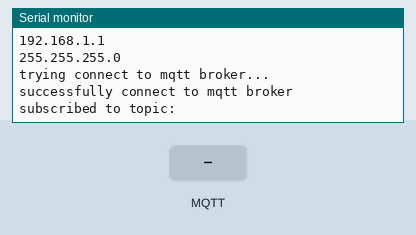
This sketch was run on a simulated ESP8266 (NodeMCU). Parts: the last lines printed to the serial monitor. Inputs (shaded band) come from the test bench. WiFi joins after 1.5 s; servers stay silent unless stated; storage starts empty; no MQTT or app messages arrive unless stated.

Above: at 2.7 s.
2.8 s: MQTT message "5" arrives on the first subscribed topic
At 3.5 s:
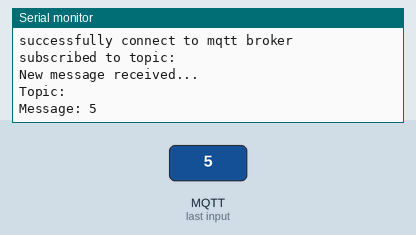
4.3 s: MQTT message "on" arrives on the first subscribed topic
At 5.5 s:
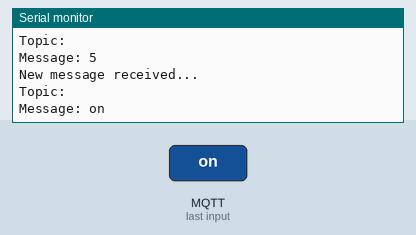
5.8 s: MQTT message "off" arrives on the first subscribed topic
At 7.0 s:
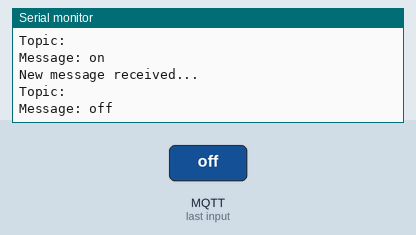

The sketch:

IotReceiveCommands.ino
```cpp
/**********************************************
 *
 *  Develop by Matheus Nascimento
 *  github.com/mtsbn
 *
 * *******************************************/


#include <FS.h>          // this needs to be first, or it all crashes and burns...
#include <WiFiManager.h> // https://github.com/tzapu/WiFiManager
#include <ArduinoJson.h> // https://github.com/bblanchon/ArduinoJson (version = 5.X)
#include <PubSubClient.h>

#ifdef ESP32
  #include <SPIFFS.h>
#endif

//comment this line if not debugging
#define DEBUG

//define your default values of mqtt server here,
//if there are different values in config.json, they are overwritten.
char mqtt_server[40]    = ""; //put your mqtt server address here
char mqtt_port[6]       = ""; //put the port of your mqtt server here
char mqtt_user[20]      = ""; //put your mqtt user here
char mqtt_password[20]  = ""; //put the password of your user here
char mqtt_topic[30]     = ""; //put here the topic you want to subscribe
char mqtt_client[30]    = ""; //must be unique in mqtt broker


//wifi manager portal settings
char wifi_ssid[30] = "IoTDevice"; //put here the ssid you want in your smart device
char wifi_password[15] = "1q2w3e4r"; //put here the password to connect in your smart device
bool alwaysStartPortal = false; //if true, always show the portal for a while

//flag for saving data
bool shouldSaveConfig = false;

WiFiClient wifiClient;
PubSubClient MQTT(wifiClient);

void sLog(String message, bool line = true);

void setup() {
  initOutput();
  initSerial();
  setupSpiffs();
  initWifiManager();
  initMQTT();
}

void loop() {
  checkWifiAndMqtt();
  MQTT.loop();
}
```

Global.ino
```cpp
void checkWifiAndMqtt() {

  if (WiFi.status() != WL_CONNECTED) {
    ESP.restart();
  }

  if (!MQTT.connected()) {
    connectMQTT();
  }

}

void setupSpiffs(){
  //clean FS, for testing
   SPIFFS.format();

  //read configuration from FS json
  Serial.println("mounting FS...");

  if (SPIFFS.begin()) {
    sLog("mounted file system");
    if (SPIFFS.exists("/config.json")) {
      //file exists, reading and loading
      sLog("reading config file");
      File configFile = SPIFFS.open("/config.json", "r");
      if (configFile) {
        sLog("opened config file");
        size_t size = configFile.size();
        // Allocate a buffer to store contents of the file.
        std::unique_ptr<char[]> buf(new char[size]);

        configFile.readBytes(buf.get(), size);
        DynamicJsonBuffer jsonBuffer;
        JsonObject& json = jsonBuffer.parseObject(buf.get());
        json.printTo(Serial);
        if (json.success()) {
          sLog("\nparsed json");

          strcpy(mqtt_server, json["mqtt_server"]);
          strcpy(mqtt_port, json["mqtt_port"]);
          strcpy(mqtt_user, json["mqtt_user"]);
          strcpy(mqtt_password, json["mqtt_password"]);
          strcpy(mqtt_topic, json["mqtt_topic"]);

        } else {
          sLog("failed to load json config");
        }
      }
    }
  } else {
    sLog("failed to mount FS");
  }
  //end read
}
```

Mqtt.ino
```cpp
void initMQTT () {
  int convertedPort = atoi(mqtt_port);
  MQTT.setServer(mqtt_server, convertedPort);
  MQTT.setCallback(mqtt_callback);
}

void connectMQTT () {
  while (!MQTT.connected())
    {
        sLog("trying connect to mqtt broker... ", false);
        sLog(mqtt_server);
        bool mqttConnected = strlen(mqtt_user) > 0 ? MQTT.connect(mqtt_client, mqtt_user, mqtt_password) : MQTT.connect(mqtt_client);
        if (mqttConnected)
        {
            sLog("successfully connect to mqtt broker");
            MQTT.subscribe (mqtt_topic);
            sLog("subscribed to topic: ", false);
            sLog(mqtt_topic);
        }
        else
        {
            sLog("fail in connect to mqtt broker");
            sLog("trying again in 2 seconds");
            delay(2000);
        }
    }
}

void mqtt_callback(char* topic, byte* payload, unsigned int length)
{
    String msg;

    for(int i = 0; i < length; i++)
    {
       char c = (char)payload[i];
       msg += c;
    }

    sLog("New message received...");
    sLog("Topic: ", false);
    sLog(topic);
    sLog("Message: ", false);
    sLog(msg);

    //put the code for execute when receive mqtt message...
}
```

Network.ino
```cpp
//callback notifying us of the need to save config
void saveConfigCallback () {
  sLog("Should save config");
  shouldSaveConfig = true;
}

void initWifiManager() {

  WiFiManager wm;

  //set config save notify callback
  wm.setSaveConfigCallback(saveConfigCallback);

  // setup custom parameters
  // name / placeholder / default value / length
  WiFiManagerParameter custom_mqtt_server("server", "mqtt server", mqtt_server, 40);
  WiFiManagerParameter custom_mqtt_port("port", "mqtt port", mqtt_port, 6);
  WiFiManagerParameter custom_mqtt_user("user", "mqtt user", mqtt_user, 20);
  WiFiManagerParameter custom_mqtt_pass("pass", "mqtt password", mqtt_password, 20);
  WiFiManagerParameter custom_mqtt_topic("topic_sub", "mqtt topic", mqtt_topic, 30);

  wm.addParameter(&custom_mqtt_server);
  wm.addParameter(&custom_mqtt_port);
  wm.addParameter(&custom_mqtt_user);
  wm.addParameter(&custom_mqtt_pass);
  wm.addParameter(&custom_mqtt_topic);

  //reset settings - wipe credentials for testing
  //wm.resetSettings();

  //automatically connect using saved credentials if they exist
  //If connection fails it starts an access point
  if (!wm.autoConnect(wifi_ssid, wifi_password)) {
    sLog("failed to connect and hit timeout");
    delay(3000);
    // if we still have not connected restart and try all over again
    ESP.restart();
    delay(5000);
  }

  // always start configportal for a little while
  if (alwaysStartPortal) {
    wm.setConfigPortalTimeout(60);
    wm.startConfigPortal(wifi_ssid, wifi_password);
  }


  //if you get here you have connected to the WiFi
  sLog("wifi connected...");

  //read updated parameters
  strcpy(mqtt_server, custom_mqtt_server.getValue());
  strcpy(mqtt_port, custom_mqtt_port.getValue());
  strcpy(mqtt_user, custom_mqtt_user.getValue());
  strcpy(mqtt_password, custom_mqtt_pass.getValue());
  strcpy(mqtt_topic, custom_mqtt_topic.getValue());

  //save the custom parameters to FS
  if (shouldSaveConfig) {
    sLog("saving config");
    DynamicJsonBuffer jsonBuffer;
    JsonObject& json = jsonBuffer.createObject();
    json["mqtt_server"]   = mqtt_server;
    json["mqtt_port"]     = mqtt_port;
    json["mqtt_user"]     = mqtt_user;
    json["mqtt_password"] = mqtt_password;
    json["mqtt_topic"]    = mqtt_topic;

    File configFile = SPIFFS.open("/config.json", "w");
    if (!configFile) {
      sLog("failed to open config file for writing");
    }

    json.prettyPrintTo(Serial);
    json.printTo(configFile);
    configFile.close();
    //end save
    shouldSaveConfig = false;
  }

  Serial.println("local ip");
  Serial.println(WiFi.localIP());
  Serial.println(WiFi.gatewayIP());
  Serial.println(WiFi.subnetMask());
}
```

Ouput.ino
```cpp
void sLog(String message, bool line) {
  #ifdef DEBUG
    line ? Serial.println(message) : Serial.print(message);
  #endif
}


void initOutput () {
  //Output ports, defined by default for nodemcu v2. Alter for others boards
  //pinMode(16, OUTPUT); //D0
  //pinMode(5, OUTPUT);  //D1
  //pinMode(4, OUTPUT);  //D2
  //pinMode(0, OUTPUT);  //D3
  //pinMode(2, OUTPUT);  //D4
  pinMode(14, OUTPUT); //D5
  pinMode(12, OUTPUT); //D6
  //pinMode(13, OUTPUT); //D7
  //pinMode(15, OUTPUT); //D8
  //pinMode(3, OUTPUT);  //D9
  //pinMode(1, OUTPUT);  //D10
}

void initSerial() {
  Serial.begin(115200);
  sLog("");
}
```

Measured:
- after the input at 2.8 s, the serial monitor: prints a new line at once (image 1)
- after the input at 4.3 s, the serial monitor: prints a new line at once (image 2)
- after the input at 5.8 s, the serial monitor: prints a new line at once (image 3)
